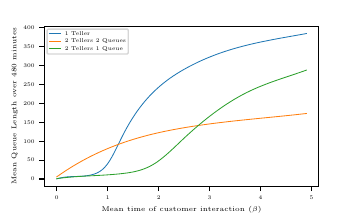

Recreate this plot in Python.
from questions_1_and_2 import theoreticalMeanQueueLength, singleQueue, nextTime
import numpy as np
import matplotlib as mpl
from tqdm import tqdm
mpl.use('pgf')

def figsize(scale):
    fig_width_pt = 512.14963                          # Get this from LaTeX using \the\textwidth
    inches_per_pt = 1.0/72.27                       # Convert pt to inch
    golden_mean = (np.sqrt(5.0)-1.0)/2.0            # Aesthetic ratio (you could change this)
    fig_width = fig_width_pt*inches_per_pt*scale    # width in inches
    fig_height = fig_width*golden_mean              # height in inches
    fig_size = [fig_width/2,fig_height/2]
    return fig_size

pgf_with_latex = {                      # setup matplotlib to use latex for output
    "pgf.texsystem": "pdflatex",        # change this if using xetex or lautex
    "text.usetex": True,                # use LaTeX to write all text
    "font.family": "serif",
    "font.serif": [],                   # blank entries should cause plots to inherit fonts from the document
    "font.sans-serif": [],
    "font.monospace": [],
    "axes.labelsize": 10/2,               # LaTeX default is 10pt font.
    "font.size": 10/2,
    "legend.fontsize": 8/2,               # Make the legend/label fonts a little smaller
    "xtick.labelsize": 8/2,
    "ytick.labelsize": 8/2,
    "lines.linewidth": 0.6,
    "figure.figsize": figsize(0.9),     # default fig size of 0.9 textwidth
    "pgf.preamble": [
        r"\usepackage[utf8x]{inputenc}",    # use utf8 fonts becasue your computer can handle it :)
        r"\usepackage[T1]{fontenc}",        # plots will be generated using this preamble
        ]
    }
mpl.rcParams.update(pgf_with_latex)

import matplotlib.pyplot as plt
from scipy.interpolate import UnivariateSpline
import numpy as np


def doubleQueue(alpha, beta, time=480):
    ta, ts1, ts2, c, maxQ = 0, 0, 0, 0, 0
    Q1, Q2 = 1, 1
    simTime = time

    while True:
        if c < simTime:
            if (ta <= ts1) and (ta <= ts2): # ta block
                ts1 -= ta
                ts2 -= ta
                while True:
                    c += ta
                    if Q1 > Q2:
                        Q2 += 1
                    else:
                        Q1 += 1
                    if max(Q1, Q2) > maxQ:
                        maxQ = max(Q1, Q2)
                    ta = nextTime(alpha)
                    if Q1 != 0 and Q2 != 0:
                        break
            elif ts1 < ta and ts1 < ts2: # ts1 block
                ta -= ts1
                ts2 -= ts1
                c += ts1
                Q1 -= 1
                ts1 = nextTime(beta)
                while Q1 == 0 or Q2 == 0:
                    c += ta
                    if Q1 > Q2:
                        Q2 += 1
                    else:
                        Q1 += 1
                    if max(Q1, Q2) > maxQ:
                        maxQ = max(Q1, Q2)
                    ta = nextTime(alpha)
            else: # ts2 block
                ta -= ts2
                ts1 -= ts2
                c += ts2
                Q2 -= 1
                ts2 = nextTime(beta)
                while Q1 == 0 or Q2 == 0:
                    c += ta
                    if Q1 > Q2:
                        Q2 += 1
                    else:
                        Q1 += 1
                    if max(Q1, Q2) > maxQ:
                        maxQ = max(Q1, Q2)
                    ta = nextTime(alpha)
        else:
            return maxQ


def singleQueueTwoTellers(alpha, beta, time=480):
    ta, ts, c, maxQ = 0, 0, 0, 0
    Q = 1
    simTime = time
    while True:
        if c < simTime:
            if ta < ts:
                ts -= ta
                while True:
                    c += ta
                    Q += 1
                    if Q > maxQ:
                        maxQ = Q
                    ta = nextTime(alpha)
                    if Q != 0:
                        break
            else:
                ta -= ts
                c += ts
                if Q > 1:
                    Q -= 2
                else:
                    Q -= 1
                ts = nextTime(beta)
                while Q == 0:
                    c += ta
                    Q += 1
                    if Q > maxQ:
                        maxQ = Q
                    ta = nextTime(alpha)
        else:
            return maxQ


# I make my own newfig and savefig functions
def newfig(width):
    plt.clf()
    fig = plt.figure(figsize=figsize(width))
    ax = fig.add_subplot(111)
    plt.gcf().subplots_adjust(bottom=0.15)
    return fig, ax


def savefig(filename):
    plt.savefig('{}.pgf'.format(filename))
    plt.savefig('{}.pdf'.format(filename))



time = 60 * 8
iterations = 10000
fig, ax  = newfig(1)

beta = np.arange(0, 5, 0.1)
y = []
for i in tqdm(beta):
    total = 0
    for j in range(iterations):
        total += singleQueue(1, i, time)
    y.append(total / iterations)

beta2 = np.arange(0, 5, 0.1)
y2 = []
for i in tqdm(beta2):
    total = 0
    for j in range(iterations):
        total += doubleQueue(1,i, time)
    y2.append(total / iterations)

beta3 = np.arange(0, 5, 0.1)
y3 = []
for i in tqdm(beta3):
    total = 0
    for j in range(iterations):
        total += singleQueueTwoTellers(1,i, time)
    y3.append(total / iterations)


smoothing = 60

s = UnivariateSpline(beta, y, s=smoothing)
xs = np.linspace(0, 4.9, 100)
ys = s(xs)

s2 = UnivariateSpline(beta2, y2, s=smoothing)
xs2 = np.linspace(0, 4.9, 100)
ys2 = s2(xs2)

s3 = UnivariateSpline(beta3, y3, s=smoothing)
xs3 = np.linspace(0, 4.9, 100)
ys3 = s3(xs3)

betatheo = np.arange(0, 1, 0.002)
ytheo = []
for i in betatheo:
    ytheo.append(theoreticalMeanQueueLength(1,i))

# ax.plot(betatheo, ytheo, label="Theoretical Approach")
# ax.plot(beta, y, label="1 Teller")
# ax.plot(beta2, y2, label="2 Tellers")
# ax.plot(beta3, y3, label="2 Tellers 1 Queue")
ax.plot(xs, ys, label="1 Teller")
ax.plot(xs2, ys2, label="2 Tellers 2 Queues")
ax.plot(xs3, ys3, label="2 Tellers 1 Queue")
ax.set_xlabel(r'Mean time of customer interaction $(\beta$ minutes)')
ax.set_ylabel('Mean Queue Length over ' + str(time) + ' minutes')
plt.legend()
savefig('./figs/two_tellers_two_queues')
